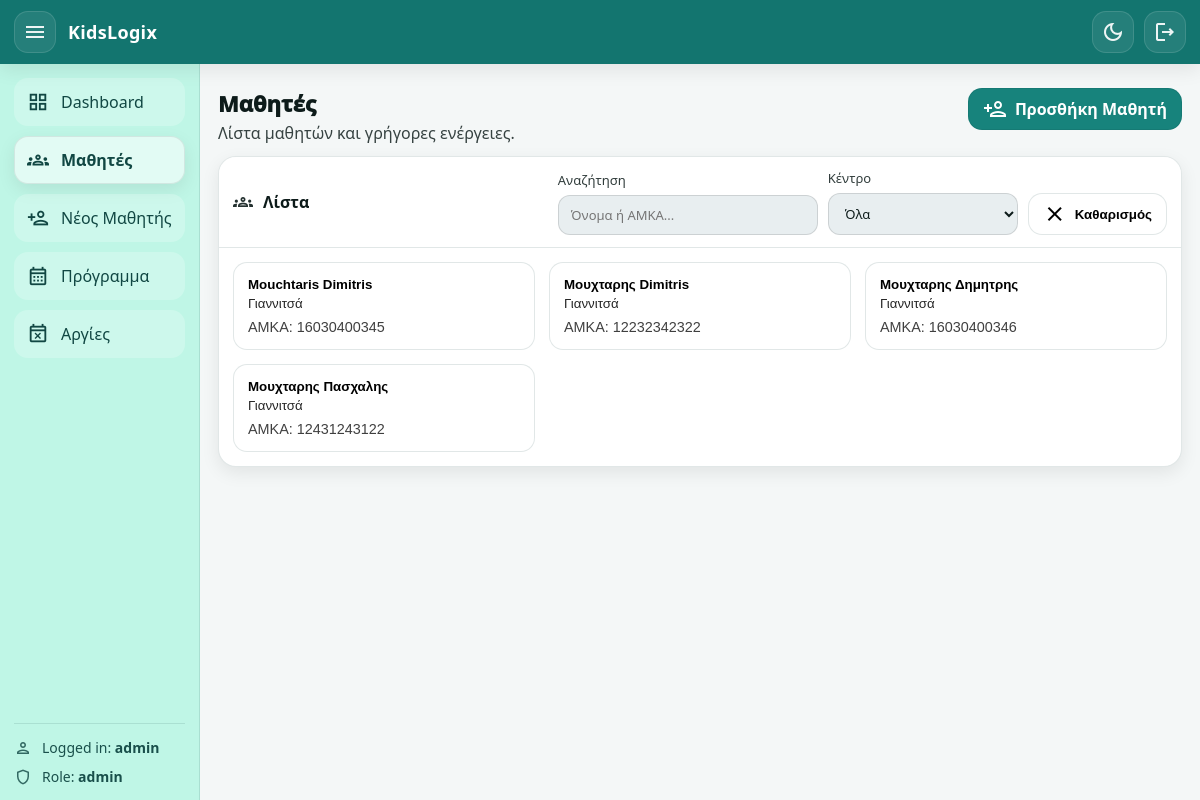
Page /students?center=Giannitsa (signed in) on the committed database.
### app/models.py (models this page shows, shortened)
class Student(Base):
    __tablename__ = "students"
    amka: Mapped[str] = mapped_column(String(20), primary_key=True)
    center: Mapped[str] = mapped_column(
        String(20),
        nullable=False,
        default="Giannitsa",  # Giannitsa / KryaVrisi
    )
    first_name: Mapped[str] = mapped_column(String(60), nullable=False)
    last_name: Mapped[str] = mapped_column(String(60), nullable=False)
    date_of_birth: Mapped[date | None] = mapped_column(Date, nullable=True)
    parent_name: Mapped[str | None] = mapped_column(String(120), nullable=True)
    parent_phone: Mapped[str | None] = mapped_column(String(30), nullable=True)
    assessment_expiry_date: Mapped[date | None] = mapped_column(Date, nullable=True)
    admin_comment: Mapped[str | None] = mapped_column(String(1000), nullable=True)
    created_at: Mapped[datetime] = mapped_column(
        DateTime, default=datetime.utcnow, nullable=False
    )
    services: Mapped[list["StudentService"]] = relationship(
        back_populates="student",
        cascade="all, delete-orphan",
    )
    appointments: Mapped[list["Appointment"]] = relationship(
        back_populates="student",
        cascade="all, delete-orphan",
    )
    payments: Mapped[list["Payment"]] = relationship(
        back_populates="student",
        cascade="all, delete-orphan",
    )

### app/routers/web.py (the view)
@router.get("/students", response_class=HTMLResponse)
def students_page(
    request: Request,
    center: str | None = None,
    db: Session = Depends(get_db),
    user: User = Depends(get_current_user),
):
    center_norm = normalize_center(center) if center else None
    q = db.query(Student)
    if center_norm:
        q = q.filter(Student.center == center_norm)
    students = q.order_by(Student.last_name.asc(), Student.first_name.asc()).all()
    return templates.TemplateResponse(
        "students.html",
        {
            "request": request,
            "user": user,
            "page": "students",
            "students": students,
            "centers": CENTERS,
        },
    )

### app/templates/students.html (shortened to what this page needs)
{% extends "base.html" %}
{% block content %}
<div class="page-head">
  <div>
    <h1 class="page-title">Μαθητές</h1>
    <p class="page-subtitle">Λίστα μαθητών και γρήγορες ενέργειες.</p>
  </div>
  <div class="page-actions">
    <a class="btn btn-primary" href="/students/new">
      <span class="material-icons-outlined">person_add</span>
      Προσθήκη Μαθητή
    </a>
  </div>
</div>
<div class="card">
  <div class="card-head">
    <div class="card-title">
      <span class="material-icons-outlined">groups</span>
      <h2>Λίστα</h2>
    </div>
    <div class="filters" style="justify-content:flex-end;">
      <div class="field-inline" style="min-width:260px;">
        <span>Αναζήτηση</span>
        <div class="search-wrap">
          <input
            id="studentSearch"
            type="text"
            placeholder="Όνομα ή AMKA..."
            autocomplete="off"
          />
        </div>
      </div>
      <div class="field-inline" style="min-width:190px;">
        <span>Κέντρο</span>
        <select id="centerFilter">
          <option value="">Όλα</option>
        </select>
      </div>
      <button class="btn" type="button" id="clearFilters" title="Καθαρισμός φίλτρων">
        <span class="material-icons-outlined">clear</span>
        Καθαρισμός
      </button>
    </div>
  </div>
  <div class="card-body">
    {% if students and students|length > 0 %}
      <div class="student-cards">
        {% for st in students %}
          <button
            type="button"
            class="student-mini"
            data-amka="{{ st.amka }}"
            data-name="{{ st.full_name }}"
            data-center="{{ centers.get(st.center, st.center) }}"
            data-parent="{{ st.parent_name or '-' }}"
            data-phone="{{ st.parent_phone or '-' }}"
            data-exp="{{ fmt_date_gr(st.assessment_expiry_date) }}"
          >
            <div class="mini-title">{{ st.full_name }}</div>
            <div class="mini-sub">{{ centers.get(st.center, st.center) }}</div>
            <div class="mini-meta">AMKA: {{ st.amka }}</div>
          </button>
        {% endfor %}
      </div>
    {% else %}
      <div class="empty-state">Δεν υπάρχουν μαθητές.</div>
    {% endif %}
  </div>
</div>
{% endblock %}

### app/static/style.css (style rules this page uses)
:root { --teal-900:#0f5f5a; --teal-800:#13756f; --teal-700:#17837c; --mint-100:#d6fff0; --mint-150:#c6f6e5; --mint-200:#b9f0dd; --radius:18px; --shadow-sm: 0 6px 18px rgba(0,0,0,.08); --shadow-md: 0 10px 26px rgba(0,0,0,.12); }
html[data-theme="light"] { --bg: #f4f7f7; --text: #0d1b1a; --topbar-bg: var(--teal-800); --topbar-text: #fff; --sidebar-bg: #bff6e6; --sidebar-text: #114743; --content-bg: transparent; --card-bg: #ffffff; --card-head-bg: rgba(255,255,255,.65); --border: rgba(12, 60, 56, .12); --row-bg: rgba(250,250,250,.95); --pill-bg: rgba(20, 140, 130, .12); --btn-bg: rgba(255,255,255,.65); --link: #0d6f68; --input-bg: #e8eef0; --input-border: rgba(0,0,0,.12); }
* { box-sizing:border-box; }
body { margin:0; font-family: system-ui, -apple-system, Segoe UI, Roboto, Arial, sans-serif; background: var(--bg); color: var(--text); }
a { color: inherit; }
.student-cards { display: grid; grid-template-columns: repeat(3, minmax(220px, 1fr)); gap: 14px; }
.search-wrap { position: relative; }
.student-mini { border: 1px solid var(--border, rgba(0,0,0,.08)); background: var(--card, rgba(255,255,255,.7)); border-radius: 14px; padding: 14px; text-align: left; cursor: pointer; transition: transform .12s ease, box-shadow .12s ease; }
.mini-title { font-weight: 800; margin-bottom: 4px; }
.mini-sub { opacity: .85; margin-bottom: 8px; }
.mini-meta { font-size: .9rem; opacity: .75; }
.btn { display:inline-flex; align-items:center; gap: 8px; padding: 10px 14px; border-radius: 12px; border: 1px solid var(--border, rgba(0,0,0,.12)); background: rgba(255,255,255,.65); cursor: pointer; text-decoration: none; font-weight: 700; }
.btn-primary { background: var(--primary, #177c74); color: #fff; border-color: transparent; }
input, select, textarea { width: 100%; border-radius: 12px; border: 1px solid var(--input-border); background: var(--input-bg); color: var(--text); padding: 11px 12px; outline: none; }
.page-head { display:flex; justify-content:space-between; align-items:flex-end; margin: 6px 0 14px; }
.page-title { margin:0; font-size: clamp(20px, 2.2vw, 28px); }
.page-subtitle { margin:6px 0 0; opacity:.85; }
.card { background: var(--card-bg); border: 1px solid var(--border); border-radius: 18px; box-shadow: var(--shadow-sm); overflow:hidden; margin-bottom: 14px; }
.card-head { display:flex; justify-content:space-between; align-items:center; gap: 12px; padding: 14px 16px; border-bottom: 1px solid var(--border); background: var(--card-head-bg); }
.card-title { display:flex; align-items:center; gap: 10px; }
.card-title h2 { margin:0; font-size: 16px; }
.card-title .material-icons-outlined { font-size: 20px; opacity:.9; }
.card-body { padding: 14px 16px 16px; }
.filters { display:flex; flex-wrap:wrap; gap: 10px; align-items:flex-end; }
.field-inline { display:grid; gap:6px; font-size: 13px; }
.field-inline span { opacity:.85; }
.btn { height: 42px; padding: 0 14px; border-radius: 14px; border: 1px solid var(--border); background: var(--btn-bg); cursor:pointer; display:inline-flex; align-items:center; gap: 8px; font-weight: 800; }
.btn-primary { background: var(--teal-700); font-weight: 700; }
:root { --topbar-h: 64px; }
.card { background: var(--card-bg); border: 1px solid var(--border); border-radius: var(--radius); box-shadow: var(--shadow-sm); overflow: hidden; }
.card-head { padding: 12px 14px; border-bottom: 1px solid var(--border); }
.card-title h2 { margin:0; font-size: 16px; font-weight: 900; }
.card-body { padding: 14px; }
.page-head { display:flex; align-items:flex-start; justify-content: space-between; gap: 12px; margin-bottom: 12px; }
.page-title { margin: 0; font-size: 22px; font-weight: 1000; }
.page-subtitle { margin: 4px 0 0; opacity: .82; }
.page-actions { display:flex; gap: 10px; align-items:center; }
input, select, textarea { font: inherit; padding: 10px 12px; border-radius: 12px; border: 1px solid var(--input-border); background: var(--input-bg); color: var(--input-text); outline: none; }

### rows in the picture
Student: full_name "Mouchtaris Dimitris", get "Γιαννιτσά", amka "16030400345"
Student: full_name "Μουχταρης Dimitris", get "Γιαννιτσά", amka "12232342322"
Student: full_name "Μουχταρης Δημητρης", get "Γιαννιτσά", amka "16030400346"
Student: full_name "Μουχταρης Πασχαλης", get "Γιαννιτσά", amka "12431243122"

### other values in the picture
{{ user.username if user else '-' }} "admin"
{{ user.role if user else '-' }} "admin"
